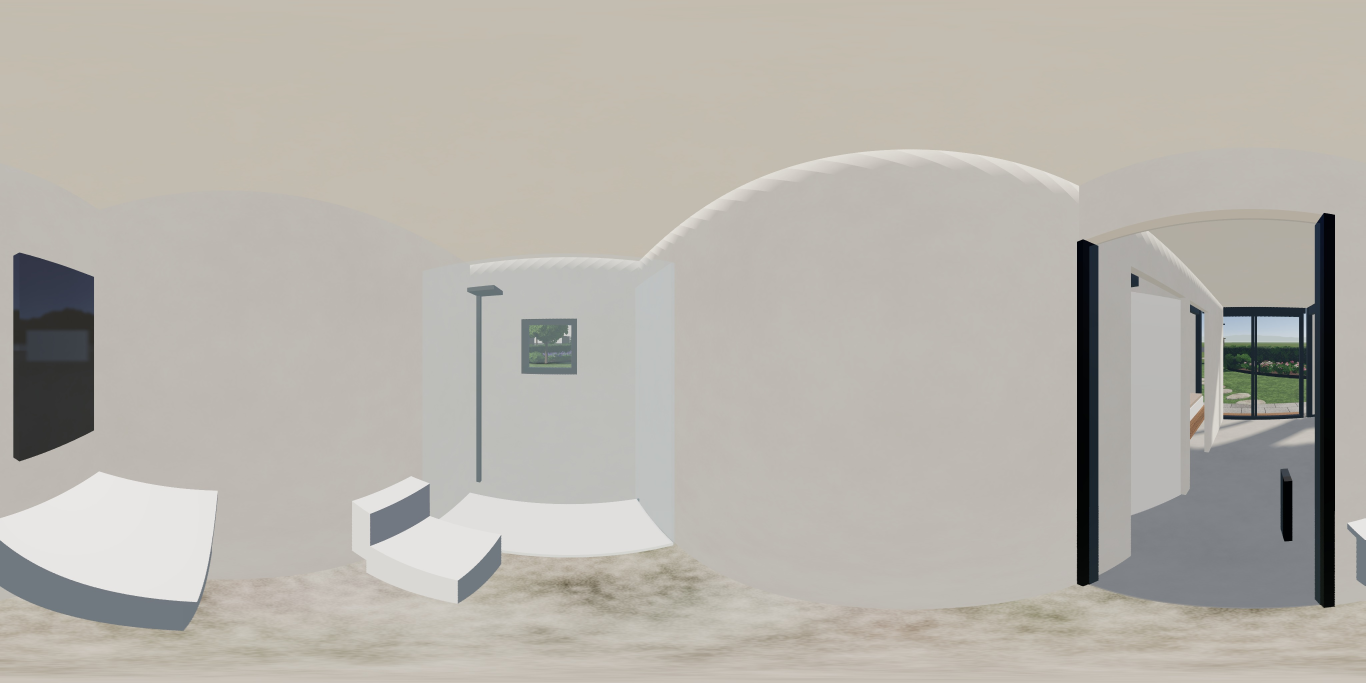
#> input picture surse/ai360/c20_baie_src.jpg, 4096 x 2048 px, given in place of living_x.webp, which was not available (shown at 1/3 size)
$ python lipeste_geamuri.py .. ../c20_bucatarie_src.jpg ../c20_bucatarie_src.jpg ../c20_bucatarie_src.jpg
#> lines starting #> are read from the running program, lines starting #| are printed output that depends on the picture
# Grădina la ferestrele lui X7 (17 nov 2026): lipește în fotografiile reale 360° din showroom bucățile în care doar ce se vede
# prin geam a fost schimbat cu AI (parcarea → grădină). Restul fotografiei rămâne cel real: se ia din bucata editată doar ce diferă
# vizibil de original (adică ce e dincolo de sticlă), cu margini estompate.
#   python3 lipeste_geamuri.py <folderul p360 al site-ului> <folderul cu bucățile editate (living, masa, blat, dormL, dormR: .png sau .jpg)> <folder ieșire> [folder verificare]
#   (bucățile editate folosite pe 17 nov sunt în editate/; de exemplu: python3 lipeste_geamuri.py ../../../site/p360 editate ../../../site/img/gd/x7)
# Scrie <punct>_m.webp (4096×2048) și <punct>_l.webp (6144×3072) pentru living, masa, blat, dorm.
# Bucățile (în procente din fotografie; x poate trece de 100 = se continuă de la capătul celălalt) sunt aceleași cu care s-au tăiat
# sursele trimise la editat (crop/x7w-*.jpg). „lim” = între ce x are voie bucata să schimbe ceva (la dormitor cele două bucăți se
# întâlnesc pe montantul de la 12%). EXCL = părți ale unei bucăți (în fracțiuni din ea: x0, y0, x1, y1) din care nu se ia nimic: la „blat”
# generatorul a desenat în colțul din dreapta-jos un blat de lemn care nu există (și a atins draperia de lângă).
import sys, os, numpy as np, cv2
from PIL import Image
p360, ed_dir, out_dir = sys.argv[1:4]; chk = sys.argv[4] if len(sys.argv) > 4 else None
B = {'living': ('living', 33.5, 62.5, 28.0, 74.4, None), 'masa': ('masa', 86.0, 119.0, 33.0, 70.1, None), 'blat': ('blat', 37.5, 57.5, 31.0, 71.0, None),
     'dormL': ('dorm', 11.0, 40.4, 26.0, 73.0, (12.0, 40.4)), 'dormR': ('dorm', 59.0, 113.8, 26.0, 73.0, (59.0, 112.0))}
EXCL = {'blat': [(.885, 0, 1, 1), (.8, .74, 1, 1)]}
pan = {}
for name, (k, x0, x1, y0, y1, lim) in B.items():
    if k not in pan: pan[k] = np.asarray(Image.open(f'{p360}/{k}_x.webp').convert('RGB')).astype(np.float32)
    P = pan[k]; H, W = P.shape[:2]; X0, X1, Y0, Y1 = round(W * x0 / 100), round(W * x1 / 100), round(H * y0 / 100), round(H * y1 / 100)
#> after `H, W = P.shape[:2]`: H = 2048; W = 4096
#> after `X0, X1, Y0, Y1 = (round(W * x0 / 100), round(W * x1 / 100), round(H * `: X0 = 1372; X1 = 2560; Y0 = 573; Y1 = 1524
    cols = np.arange(X0, X1) % W; o = P[Y0:Y1][:, cols]
#> after `cols = np.arange(X0, X1) % W`: cols = 1188 values from 1372 to 2559
#> after `o = P[Y0:Y1][:, cols]`:
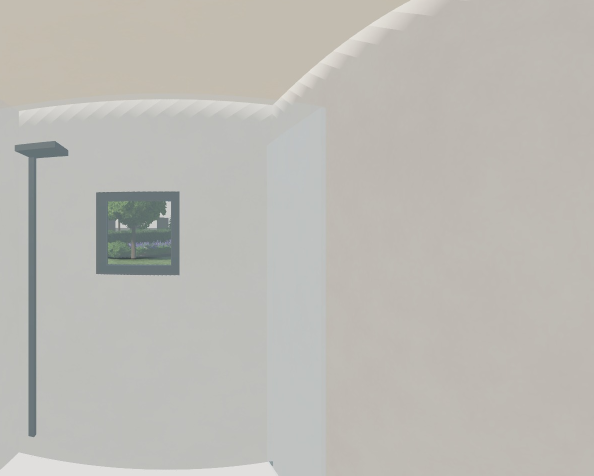
#> o: shape (951, 1188, 3) float32 (shown at 1/2 size); mean R, G, B 189.7, 187.5, 180.4
    ef = f'{ed_dir}/{name}.png' if os.path.exists(f'{ed_dir}/{name}.png') else f'{ed_dir}/{name}.jpg'
    e = np.asarray(Image.open(ef).convert('RGB').resize((o.shape[1], o.shape[0]), Image.LANCZOS)).astype(np.float32)
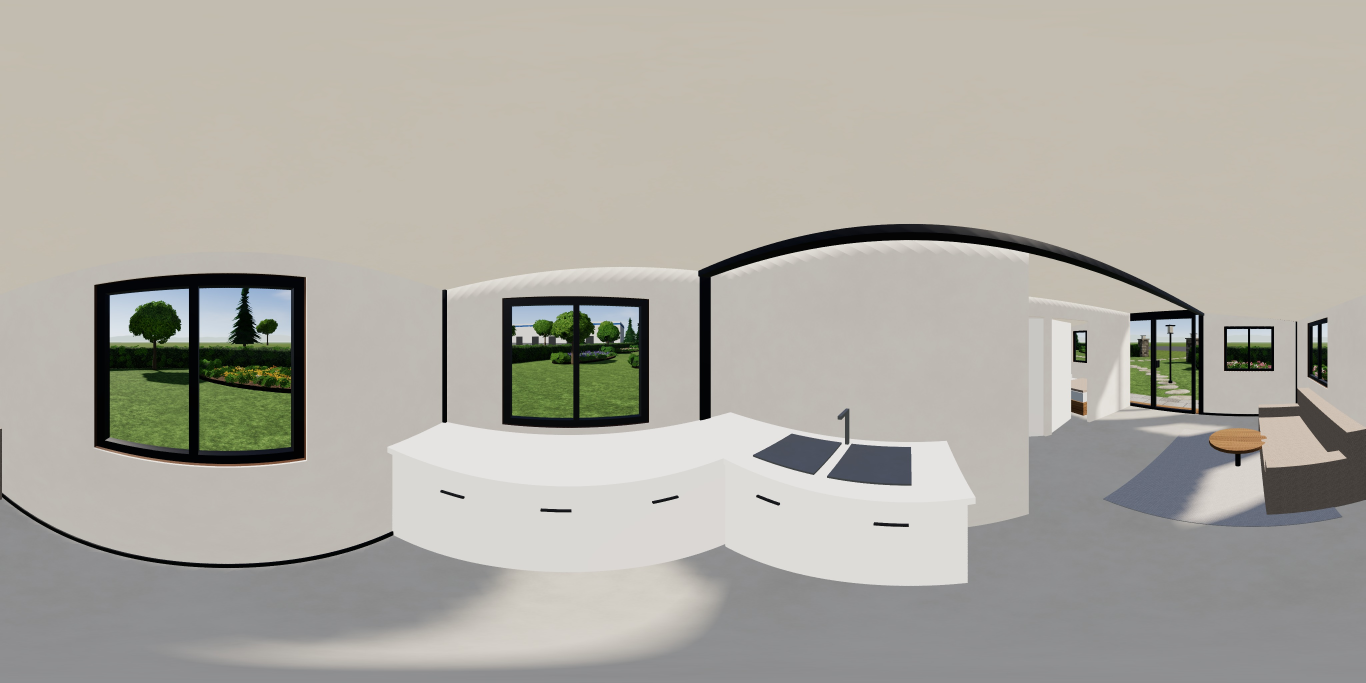
#> input picture surse/ai360/c20_bucatarie_src.jpg, 4096 x 2048 px, given in place of living.jpg, which was not available (shown at 1/3 size)
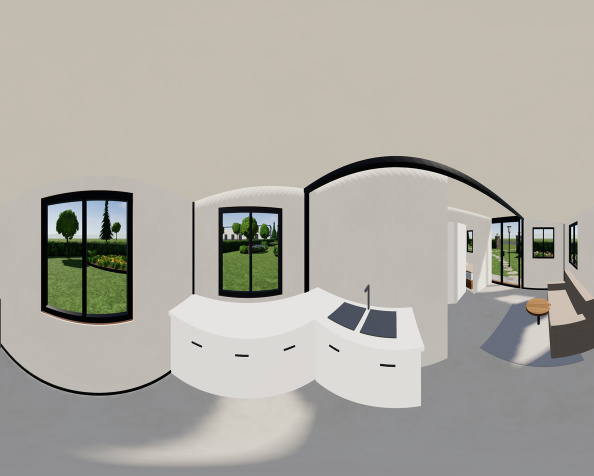
#> e: shape (951, 1188, 3) float32 (shown at 1/2 size); mean R, G, B 174.2, 171.5, 162.4
    # potrivire fină: generatorul întoarce bucata la altă mărime și uneori ușor întinsă; se potrivește peste original după punctele
    # comune din interior (SIFT + transformare afină; ce e dincolo de geam s-a schimbat și e lăsat deoparte de RANSAC)
    f = 1400 / o.shape[1]; go = cv2.cvtColor(cv2.resize(o, None, fx=f, fy=f, interpolation=cv2.INTER_AREA).astype(np.uint8), cv2.COLOR_RGB2GRAY); ge = cv2.cvtColor(cv2.resize(e, None, fx=f, fy=f, interpolation=cv2.INTER_AREA).astype(np.uint8), cv2.COLOR_RGB2GRAY)
#> after `f = 1400 / o.shape[1]`: f = 1.18
#> after `ge = cv2.cvtColor(cv2.resize(e, None, fx=f, fy=f, interpolation=cv2.IN`:
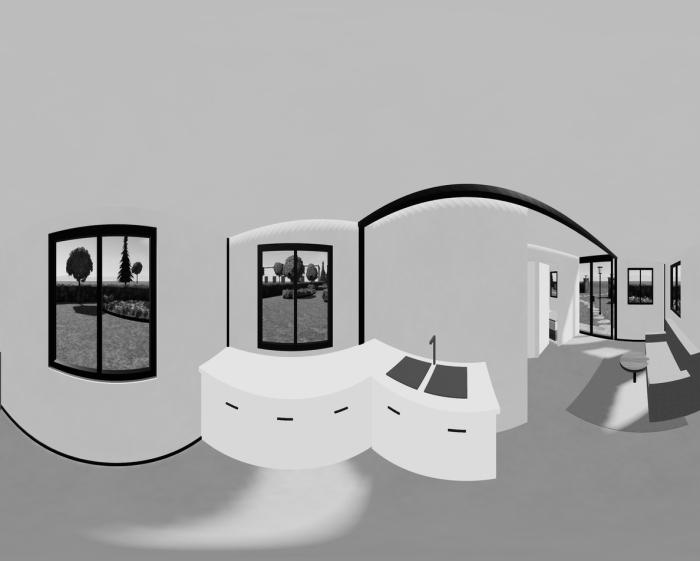
#> ge: shape (1121, 1400) (shown at 1/2 size); min 0, max 246, mean 170.4
    sift = cv2.SIFT_create(8000); ko, do = sift.detectAndCompute(go, None); ke, de = sift.detectAndCompute(ge, None)
#> after `ko, do = sift.detectAndCompute(go, None)`: ko = 157 keypoints; strongest (x, y, size): (362, 531, 12.4), (380, 508, 5.8), (397, 482, 9.9), (325, 551, 138.8)
#> after `ke, de = sift.detectAndCompute(ge, None)`: ke = 1095 keypoints; strongest (x, y, size): (723, 681, 9.3), (928, 862, 4.4), (797, 827, 3.7), (899, 860, 4.4)
    good = [x for x, y in cv2.BFMatcher().knnMatch(de, do, k=2) if x.distance < .7 * y.distance]
#> good = 43 matches
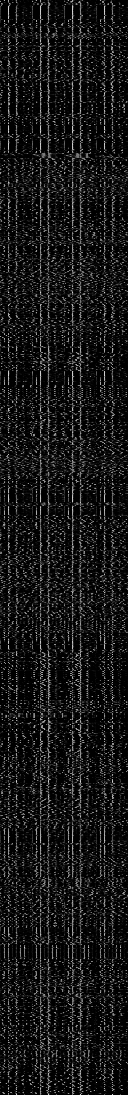
#> de: shape (1095, 128) float32; min 0, max 215, mean 23
    pe = np.float32([ke[g.queryIdx].pt for g in good]) / f; po = np.float32([ko[g.trainIdx].pt for g in good]) / f
#> after `pe = np.float32([ke[g.queryIdx].pt for g in good]) / f`: pe = 43 pairs, first value 113.3 to 1176.6, second value 406.2 to 743.9
#> after `po = np.float32([ko[g.trainIdx].pt for g in good]) / f`: po = 43 pairs, first value 50.13 to 331.5, second value 284.2 to 872.4
    M, inl = cv2.estimateAffine2D(pe, po, method=cv2.RANSAC, ransacReprojThreshold=2.5 / f)
#> M = [[0.17, -0.0914, 79.04], [0.113, -0.0938, 319.2]]; inl = 43 values, max 1 at index 3, min 0 at index 0, mean 0.163
    n_in = int(inl.sum()); dev = float(np.abs(M - np.float32([[1, 0, 0], [0, 1, 0]]))[:, :2].max())
#> after `n_in = int(inl.sum())`: n_in = 7
#> after `dev = float(np.abs(M - np.float32([[1, 0, 0], [0, 1, 0]]))[:, :2].max(`: dev = 1.09
#> (the run stopped early here; a loop or call above may not have finished)
